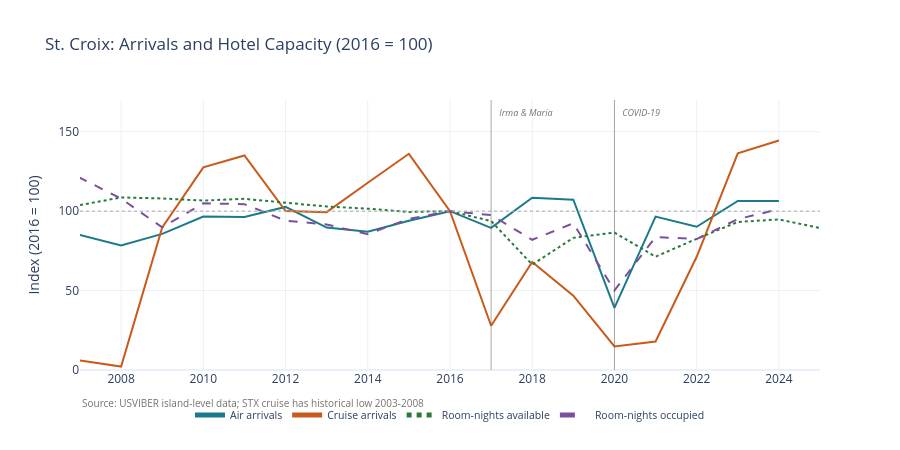

The cell this chart's notebook holds for it:
### Code cell
# STX panel
fig = go.Figure()
for col, name, color, dash in [
    ('stx_air_idx',    'Air arrivals',          PALETTE['air_visitors'], 'solid'),
    ('stx_cruise_idx', 'Cruise arrivals',        PALETTE['cruise'],       'solid'),
    ('stx_avail_idx',  'Room-nights available',  PALETTE['rooms'],        'dot'),
    ('stx_occ_idx',    'Room-nights occupied',   PALETTE['employment'],   'dash'),
]:
    sub = arr_hotel[['year', col]].dropna()
    fig.add_trace(go.Scatter(x=sub['year'], y=sub[col], mode='lines', name=name,
                             line=dict(color=color, width=2.0, dash=dash)))
fig.add_hline(y=100, line=dict(color='#aaa', width=1, dash='dot'),
              annotation_text='2016 = 100', annotation_position='right',
              annotation_font=dict(size=9, color='#999'))
fig.update_layout(title='St. Croix: Arrivals and Hotel Capacity (2016 = 100)',
    yaxis=dict(title='Index (2016 = 100)', range=[0, 170]),
    xaxis=dict(range=[2007, 2025]), height=450,
    annotations=[_ch.source_note('USVIBER island-level data; STX cruise has historical low 2003-2008')])
_ch.add_shocks(fig)
fig.show()

### Figure 1 — Plotly figure (JSON) as saved in the notebook; plotly's stock layout.template omitted (floating-point values rounded to 4 significant figures)
{"data": [{"line": {"color": "#1b7a8a", "dash": "solid", "width": 2}, "mode": "lines", "name": "Air arrivals", "type": "scatter", "x": [2000, 2001, 2002, 2003, 2004, 2005, 2006, 2007, 2008, 2009, 2010, 2011, 2012, 2013, 2014, 2015, 2016, 2017, 2018, 2019, 2020, 2021, 2022, 2023, 2024], "y": [95.81, 89.33, 83.04, 75.25, 85.66, 94.63, 87.62, 85.07, 78.39, 85.72, 96.59, 96.4, 102.7, 89.65, 87.03, 93.98, 100.0, 89.46, 108.4, 107.3, 39.16, 96.59, 90.18, 106.4, 106.4]}, {"line": {"color": "#c85a1a", "dash": "solid", "width": 2}, "mode": "lines", "name": "Cruise arrivals", "type": "scatter", "x": [2000, 2001, 2002, 2003, 2004, 2005, 2006, 2007, 2008, 2009, 2010, 2011, 2012, 2013, 2014, 2015, 2016, 2017, 2018, 2019, 2020, 2021, 2022, 2023, 2024], "y": [198.5, 202.7, 102.9, 19.64, 21.35, 46.54, 30.06, 6.063, 2.135, 89.75, 127.6, 135.1, 100.1, 99.4, 117.9, 136.1, 100.0, 27.84, 68.06, 46.8, 14.86, 17.93, 71.31, 136.4, 144.5]}, {"line": {"color": "#2a7a3b", "dash": "dot", "width": 2}, "mode": "lines", "name": "Room-nights available", "type": "scatter", "x": [2007, 2008, 2009, 2010, 2011, 2012, 2013, 2014, 2015, 2016, 2017, 2018, 2019, 2020, 2021, 2022, 2023, 2024, 2025], "y": [103.8, 108.7, 108.0, 106.7, 107.8, 105.1, 102.9, 101.6, 99.52, 100.0, 93.79, 66.36, 83.2, 86.56, 71.36, 82.6, 93.21, 94.8, 89.39]}, {"line": {"color": "#7b4f9e", "dash": "dash", "width": 2}, "mode": "lines", "name": "Room-nights occupied", "type": "scatter", "x": [2001, 2003, 2004, 2005, 2006, 2007, 2008, 2009, 2010, 2011, 2012, 2013, 2014, 2015, 2016, 2017, 2018, 2019, 2020, 2021, 2022, 2023, 2024], "y": [108.0, 90.87, 109.3, 123.4, 112.7, 121.0, 107.9, 89.83, 105.0, 104.4, 94.03, 91.65, 85.52, 95.17, 100.0, 97.56, 81.99, 92.37, 50.08, 83.71, 82.46, 95.02, 101.2]}], "layout": {"annotations": [{"font": {"color": "#999", "size": 9}, "showarrow": false, "text": "<span style='color:#77736a;font-size:10px'>Source: USVIBER island-level data; STX cruise has historical low 2003-2008</span>", "x": 0, "xanchor": "left", "xref": "paper", "y": -0.09, "yanchor": "top", "yref": "paper"}, {"font": {"color": "#77736a", "size": 9}, "showarrow": false, "text": "<i> Irma & Maria</i>", "x": 2017, "xanchor": "left", "xref": "x", "xshift": 4, "y": 1, "yanchor": "top", "yref": "paper", "yshift": -4}, {"font": {"color": "#77736a", "size": 9}, "showarrow": false, "text": "<i> COVID-19</i>", "x": 2020, "xanchor": "left", "xref": "x", "xshift": 4, "y": 1, "yanchor": "top", "yref": "paper", "yshift": -4}], "height": 450, "shapes": [{"line": {"color": "#aaa", "dash": "dot", "width": 1}, "type": "line", "x0": 0, "x1": 1, "xref": "x domain", "y0": 100, "y1": 100, "yref": "y"}, {"line": {"color": "rgba(107,101,89,0.55)", "width": 1}, "type": "line", "x0": 2017, "x1": 2017, "xref": "x", "y0": 0, "y1": 1, "yref": "y domain"}, {"line": {"color": "rgba(107,101,89,0.55)", "width": 1}, "type": "line", "x0": 2020, "x1": 2020, "xref": "x", "y0": 0, "y1": 1, "yref": "y domain"}], "title": {"text": "St. Croix: Arrivals and Hotel Capacity (2016 = 100)"}, "xaxis": {"range": [2007, 2025]}, "yaxis": {"range": [0, 170], "title": {"text": "Index (2016 = 100)"}}}}
